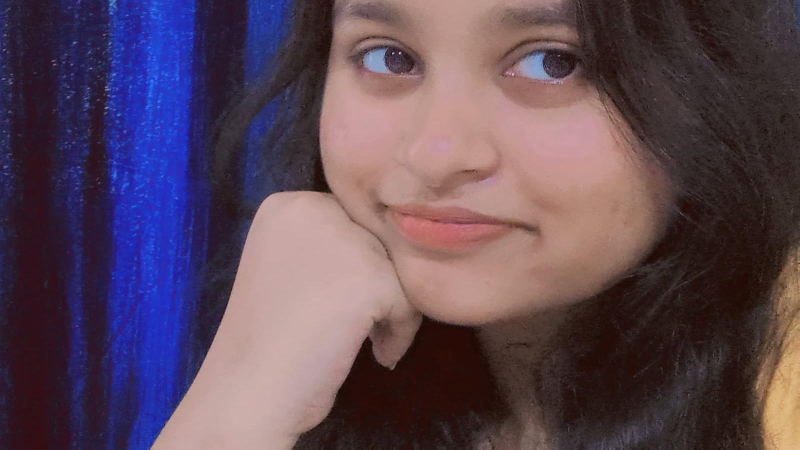
#> input picture assets/images/her1.jpeg, 1599 x 899 px, found by its file name (shown at 1/2 size)
$ python create_pwa_icons.py
#> lines starting #> are read from the running program, lines starting #| are printed output that depends on the picture
import os
from PIL import Image

src_img = r"c:\Users\Harsh\OneDrive\Desktop\valentine-website\assets\images\her1.jpeg"
out_dir = r"c:\Users\Harsh\OneDrive\Desktop\valentine-website\assets\images"

img = Image.open(src_img).convert("RGBA")

# Create 192x192
img_192 = img.resize((192, 192), Image.Resampling.LANCZOS)
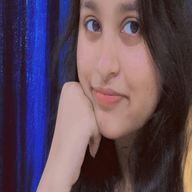
#> img_192: PIL image 192x192 RGBA; mean R, G, B, A 92.2, 72.1, 87.2, 255
img_192.save(os.path.join(out_dir, "icon-192.png"), "PNG")

# Create 512x512
img_512 = img.resize((512, 512), Image.Resampling.LANCZOS)
img_512.save(os.path.join(out_dir, "icon-512.png"), "PNG")

print("PWA PNG Icons created successfully!")

$ run again, with assets/images/her2.jpeg copied over assets/images/her1.jpeg
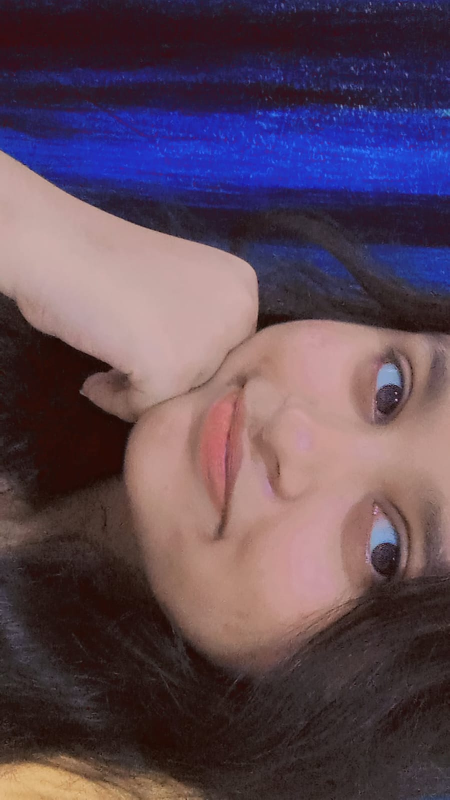
#> input picture assets/images/her2.jpeg, 899 x 1599 px, found by its file name (shown at 1/2 size)
#> `img_192 = img.resize((192, 192), Image.Resampling.LANCZOS)`:
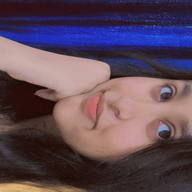
#> img_192: PIL image 192x192 RGBA; mean R, G, B, A 92.2, 72.1, 87.1, 255

$ run again, with assets/images/anime_forever.png saved as assets/images/her1.jpeg
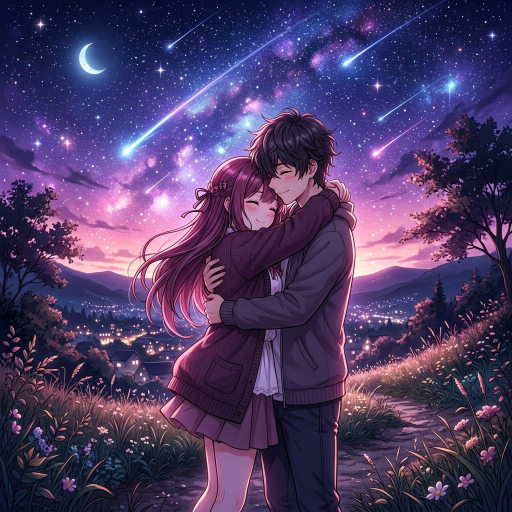
#> input picture assets/images/anime_forever.png, 1024 x 1024 px, found by its file name (shown at 1/2 size)
#> `img_192 = img.resize((192, 192), Image.Resampling.LANCZOS)`:
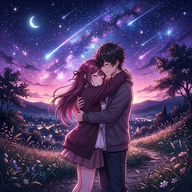
#> img_192: PIL image 192x192 RGBA; mean R, G, B, A 78, 59.2, 102.2, 255
#> `img_512 = img.resize((512, 512), Image.Resampling.LANCZOS)`:
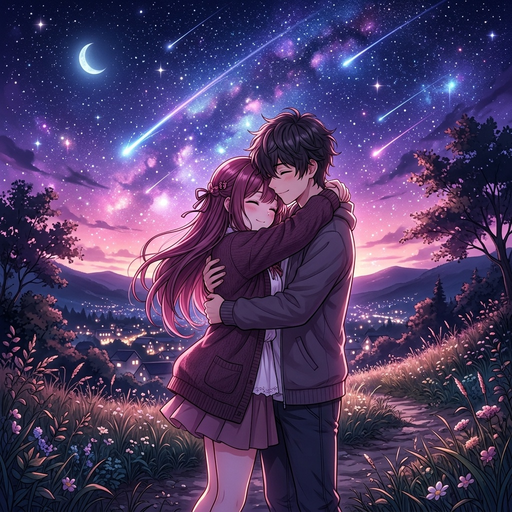
#> img_512: PIL image 512x512 RGBA; mean R, G, B, A 78, 59.2, 102.2, 255

$ run again, with assets/images/anime_hero.png saved as assets/images/her1.jpeg
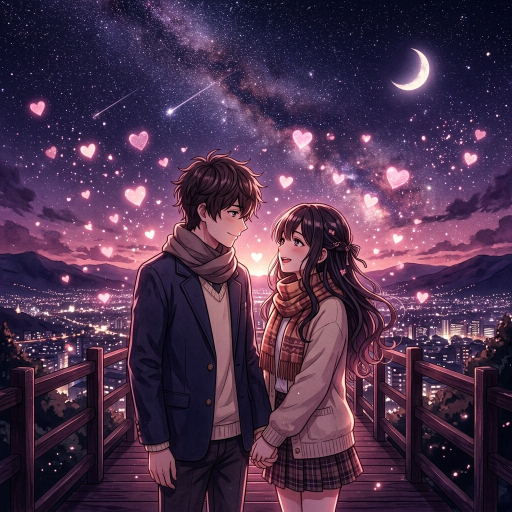
#> input picture assets/images/anime_hero.png, 1024 x 1024 px, found by its file name (shown at 1/2 size)
#> `img_192 = img.resize((192, 192), Image.Resampling.LANCZOS)`:
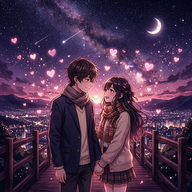
#> img_192: PIL image 192x192 RGBA; mean R, G, B, A 76.4, 49.3, 77, 255
#> `img_512 = img.resize((512, 512), Image.Resampling.LANCZOS)`:
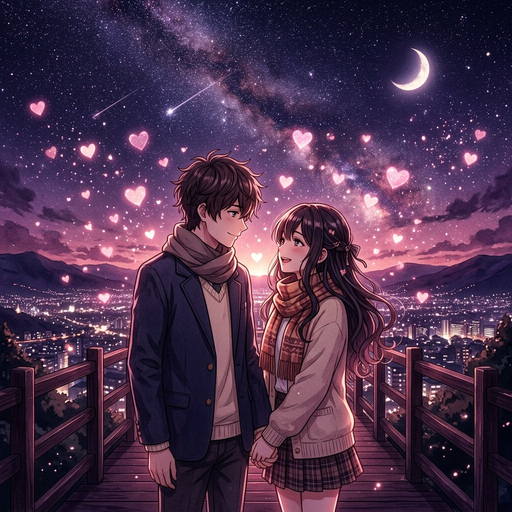
#> img_512: PIL image 512x512 RGBA; mean R, G, B, A 76.4, 49.3, 77, 255
